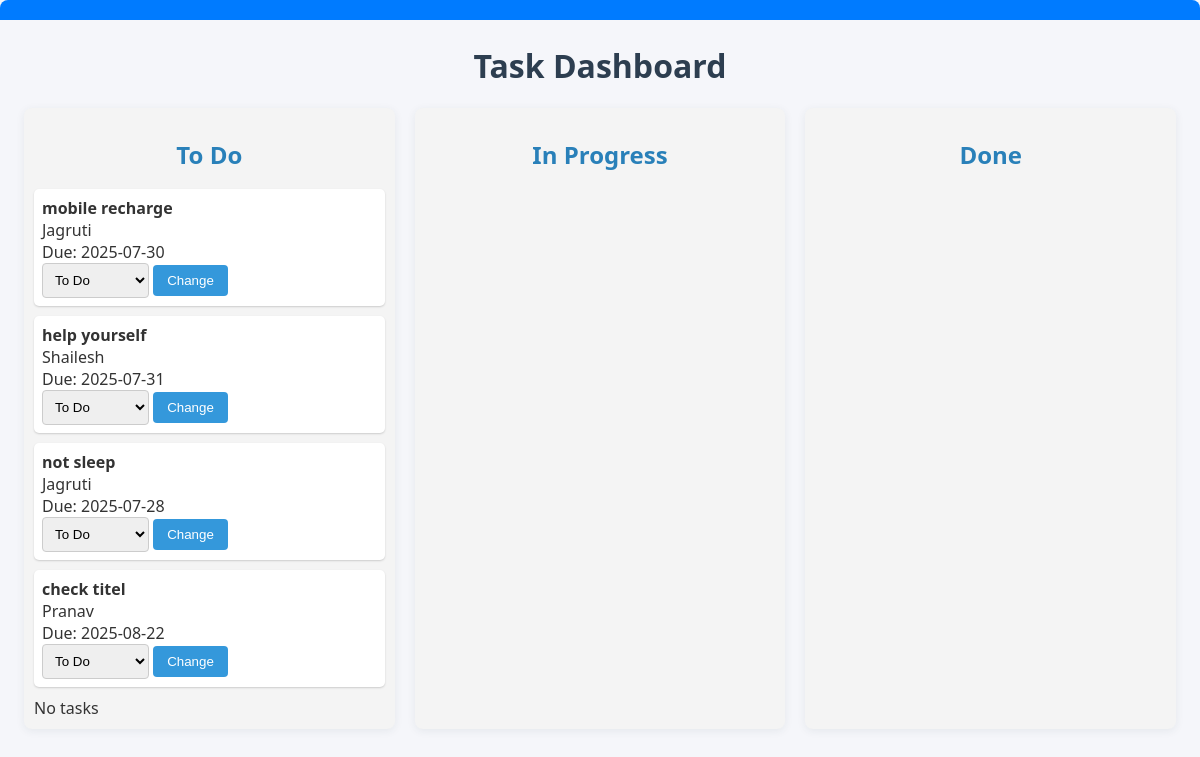
Before: /filter/To Do with the older database file.
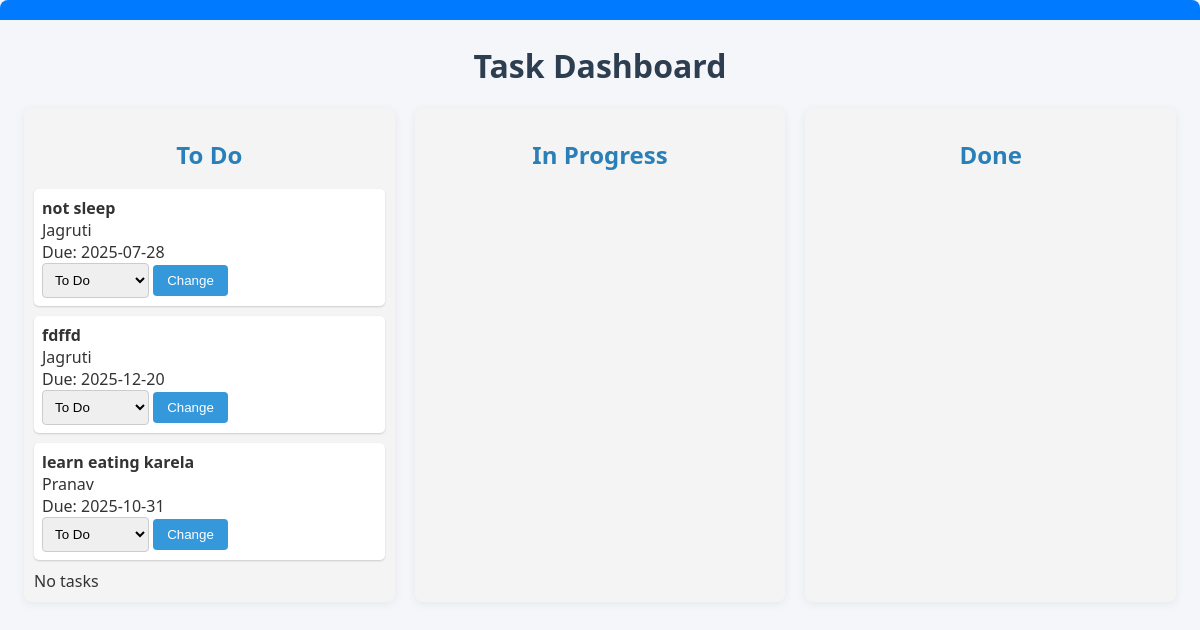
After: the same page with the newer database file.
### tables this page shows
CREATE TABLE tasks (
            id INTEGER PRIMARY KEY AUTOINCREMENT,
            title TEXT NOT NULL,
            assigned_to TEXT NOT NULL,
            status TEXT NOT NULL,
            due_date DATETIME,
            created_at DATETIME DEFAULT CURRENT_TIMESTAMP,
            updated_at DATETIME DEFAULT CURRENT_TIMESTAMP,
            FOREIGN KEY (assigned_to) REFERENCES users(username)
        );

### app.py (the view)
@app.route('/filter/<status>')
def filter_tasks(status):
    conn = get_db_connection()
    tasks = conn.execute("SELECT * FROM tasks WHERE status = ?", (status,)).fetchall()
    conn.close()
    return render_template('index.html', tasks=tasks)

### app.py (called while the page is built)
def get_db_connection():
    conn = sqlite3.connect('database.db')
    conn.row_factory = sqlite3.Row
    return conn

### templates/index.html (shortened to what this page needs)
<!DOCTYPE html>
<html>
<head>
    <link rel="stylesheet" href="/static/style.css">
</head>
<body>
    <div class="header-bar">
    </div>
    <h1>Task Dashboard</h1>
    <div class="board-container">
        <div class="board">
            <h2>To Do</h2>
            {% set found = false %}
            {% for task in tasks if task.status == 'To Do' %}
              {% set found = true %}
                <div class="task-item">
                    <strong>{{ task.title }}</strong><br>
                    {{ task.assigned_to }}<br>
                    Due: {{ task.due_date }}<br>
                    <form action="{{ url_for('update_status', task_id=task.id) }}" method="post" style="display:inline;">
                        <select name="status">
                            <option value="To Do" {% if task.status == 'To Do' %}selected{% endif %}>To Do</option>
                        </select>
                        <button type="submit">Change</button>
                    </form>
                </div>
            {% endfor %}
            {% if not found %}
              <div>No tasks</div>
            {% endif %}
        </div>
        <div class="board">
            <h2>In Progress</h2>
        </div>
        <div class="board">
            <h2>Done</h2>
        </div>
    </div>
</body>
</html>

### static/style.css (style rules this page uses)
body { font-family: 'Segoe UI', Arial, sans-serif; margin: 0; background: #f5f6fa; color: #333; }
.header-bar { display: flex; justify-content: flex-end; align-items: center; gap: 16px; background: #2d3e50; color: #fff; padding: 12px 24px; border-radius: 8px 8px 0 0; }
h1 { text-align: center; margin-top: 24px; color: #2d3e50; }
form { display: flex; justify-content: center; gap: 10px; margin-bottom: 30px; }
input[type="text"], input[type="date"], select { padding: 8px; border: 1px solid #ccc; border-radius: 4px; }
button, input[type="submit"] { padding: 8px 14px; background: #3498db; color: #fff; border: none; border-radius: 4px; cursor: pointer; }
.board-container { display: flex; gap: 24px; margin: 0 24px 24px 24px; }
.board { flex: 1; background: #f4f4f4; padding: 16px; border-radius: 10px; min-width: 250px; box-shadow: 0 2px 8px rgba(44, 62, 80, 0.08); }
.board h2 { text-align: center; color: #2980b9; margin-bottom: 18px; }
.task-item { background: #fff; margin-bottom: 14px; padding: 12px; border-radius: 7px; box-shadow: 0 1px 3px #ccc; transition: box-shadow 0.2s; }

### templates/index.html (style rules this page uses)
.board-container { display: flex; gap: 20px; }
.board { flex: 1; background: #f4f4f4; padding: 10px; border-radius: 8px; }
.board h2 { text-align: center; }
.task-item { background: #fff; margin-bottom: 10px; padding: 8px; border-radius: 5px; box-shadow: 0 1px 2px #ccc; }
.header-bar { display: flex; justify-content: flex-end; align-items: center; gap: 10px; background: #007bff; color: white; padding: 10px; border-radius: 8px 8px 0 0; }

Changed rows visible on the page:
no longer on this page (row edited): tasks: title "mobile recharge", assigned_to "Jagruti", due_date "2025-07-30", status "To Do"
no longer on this page (row edited): tasks: title "help yourself", assigned_to "Shailesh", due_date "2025-07-31", status "To Do"
removed tasks: title "check titel", assigned_to "Pranav", due_date "2025-08-22", status "To Do"
added tasks: title "fdffd", assigned_to "Jagruti", due_date "2025-12-20", status "To Do"
added tasks: title "learn eating karela", assigned_to "Pranav", due_date "2025-10-31", status "To Do"
